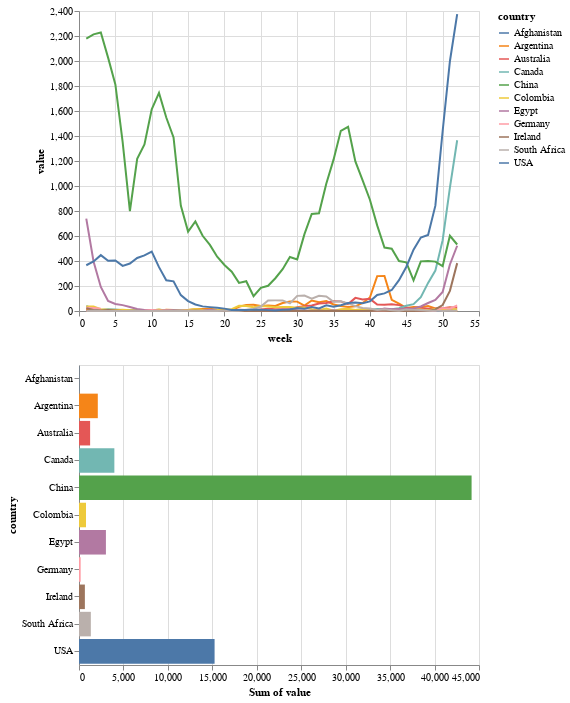

The code cell stored with this chart in its notebook:
### Code cell
# This brush and the conditional color only really make sense with point data.
brush = alt.selection_interval(encodings=['x'])

lines = alt.Chart(norm).mark_line().encode(
    x='week', y='value',
    color='country'
).add_selection(brush)

bars = alt.Chart().mark_bar().encode(
    y='country', color='country', x='sum(value)'
).transform_filter(brush)

alt.vconcat(lines, bars, data=norm)

### Figure 1 — Vega-Lite specification as saved in the notebook (floating-point values rounded to 4 significant figures; data arrays with more than 128 entries replaced by an {"elided": "..."} marker saying what was removed)
{"$schema": "https://vega.github.io/schema/vega-lite/v2.4.3.json", "config": {"view": {"height": 300, "width": 400}}, "data": {"values": {"elided": "572 records"}}, "vconcat": [{"data": {"values": {"elided": "572 records"}}, "encoding": {"color": {"field": "country", "type": "nominal"}, "x": {"field": "week", "type": "quantitative"}, "y": {"field": "value", "type": "quantitative"}}, "mark": "line", "selection": {"selector034": {"encodings": ["x"], "mark": {"fill": "#333", "fillOpacity": 0.125, "stroke": "white"}, "on": "[mousedown, window:mouseup] > window:mousemove!", "resolve": "global", "translate": "[mousedown, window:mouseup] > window:mousemove!", "type": "interval", "zoom": "wheel!"}}}, {"encoding": {"color": {"field": "country", "type": "nominal"}, "x": {"aggregate": "sum", "field": "value", "type": "quantitative"}, "y": {"field": "country", "type": "nominal"}}, "mark": "bar", "transform": [{"filter": {"selection": "selector034"}}]}]}
